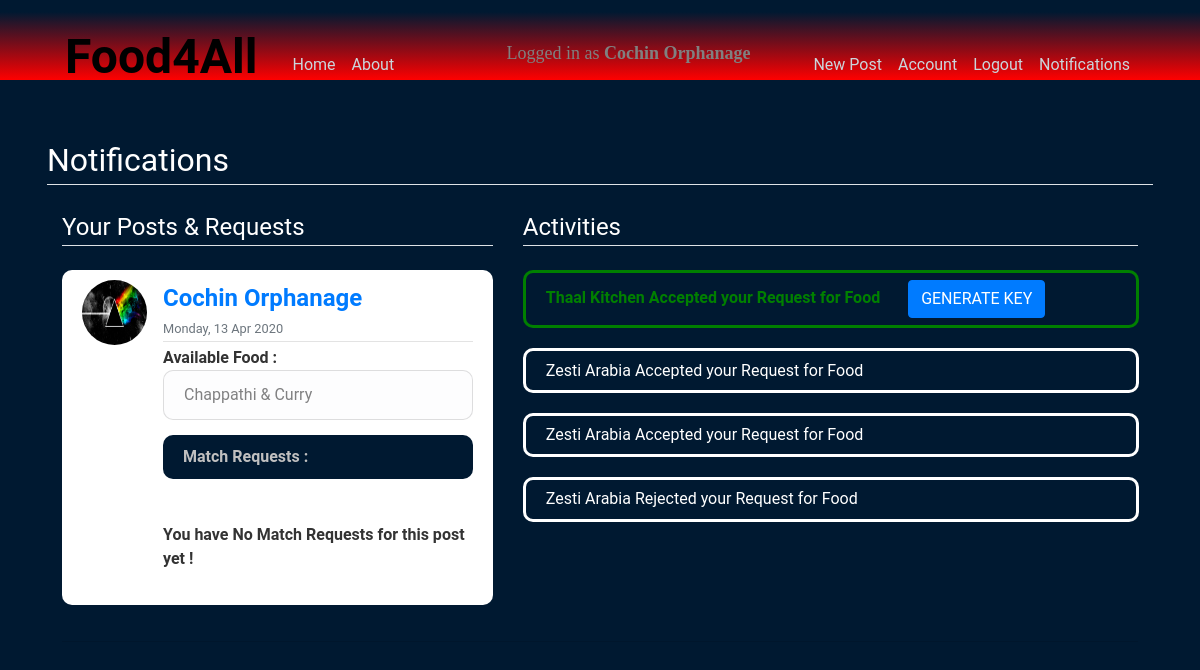
/requests (signed in), run on the app's committed database.
### flaskblog/models.py (models this page shows, shortened)
class User(db.Model, UserMixin):
    id = db.Column(db.Integer, primary_key=True)
    username = db.Column(db.String(20), unique=True, nullable=False)
    usertype = db.Column(db.String(20),nullable=False)
    location = db.Column(db.String(20), nullable=False)
    email = db.Column(db.String(120), unique=True, nullable=False)
    image_file = db.Column(db.String(20), nullable=False, default='default.jpg')
    password = db.Column(db.String(60), nullable=False)
    accept_flag = db.Column(db.Boolean,default=False)
    decline_flag = db.Column(db.Boolean,default=False)
    RequestIN_flag = db.Column(db.Integer,default=0)
    RequestOUT_flag = db.Column(db.Integer,default=0)
    RequestCheythaAldeID = db.Column(db.Integer,default=-1)
    RequestThannaAldeID= db.Column(db.Integer,default=-1)
    key=db.Column(db.Integer)
    key_flag=db.Column(db.Boolean,default=False)
    KeyThannaAal= db.Column(db.String(20))
    posts = db.relationship('Post', backref='author', lazy=True)
    notifications = db.relationship('Notification', backref='owner', lazy=True)

class Post(db.Model):
    id = db.Column(db.Integer, primary_key=True)
    date_posted = db.Column(db.DateTime, nullable=False, default=datetime.utcnow)
    food = db.Column(db.String(30), nullable=False)
    matchrequest = db.Column(db.Boolean, default=False)
    requestpartner = db.Column(db.String(20),default="000")
    requestpartnerid = db.Column(db.Integer,default=-1)
    findrequest_flag = db.Column(db.Boolean, default=False)
    findrequestpostid = db.Column(db.Integer,default=-1)
    user_id = db.Column(db.Integer, db.ForeignKey('user.id'), nullable=False)

class Notification(db.Model):
    id = db.Column(db.Integer, primary_key=True)
    date_posted = db.Column(db.DateTime, nullable=False, default=datetime.utcnow)
    PartnerName=db.Column(db.String(25),nullable=False)
    status=db.Column(db.String(10),nullable=False)
    new_flag=db.Column(db.Boolean,default=True)
    generatekey_flag=db.Column(db.Boolean,default=True)
    PartnerId=db.Column(db.Integer)
    user_id = db.Column(db.Integer, db.ForeignKey('user.id'), nullable=False)

### flaskblog/routes.py (the view)
@app.route("/requests")
@login_required
def requests():
    posts = Post.query.order_by(Post.date_posted.desc()).paginate(per_page=100)
    page=request.args.get('page',1,type=int)
    notifications = Notification.query.order_by(Notification.date_posted.desc()).paginate(per_page=300)
    return render_template('requests.html',posts=posts,notifications=notifications)

### flaskblog/models.py (called while the page is built)
@login_manager.user_loader
def load_user(user_id):
    return User.query.get(int(user_id))

### flaskblog/templates/requests.html (shortened to what this page needs)
{% extends "layout.html" %}
{% block content %}
<div class="row">
	<legend style="color: white;font-size: 2rem" class="border-bottom mb-4">Notifications</legend>
  <div class="col-md-5">
  <legend style="color: white;font-size: 1.5rem" class="border-bottom mb-4">Your Posts & Requests</legend>
  {% for post in posts.items %}
    {% if post.user_id==current_user.id %}
  <div class="media content-section">
    <img class="rounded-circle article-img" src="{{ url_for('static', filename='profile_pics/' + post.author.image_file) }}">
    <div class="media-body">
      <div class="article-metadata">
        <b><a style="font-size: 1.5rem" class="mr-2" href="#">{{ post.author.username }}</a><br></b>
        <small class="text-muted">{{ post.date_posted.strftime('%A,  %d %b %Y') }}</small>
      </div>
      <b><a class="article-title" >Available Food :</a></b>
            <p class="article-content list-group">
                <li class="list-group-item list-group-item-light">{{ post.food }}</li>
            </p>
    <content style="background-color: #001931;" class="media content-section">
    	    <b><a style="color: silver" class="article-title" >Match Requests :</a></b>&nbsp;&nbsp;&nbsp;&nbsp;&nbsp;&nbsp;&nbsp;&nbsp;&nbsp;
    </content>
    {% if post.matchrequest==True %}
    <a class="article-content">
    	<b>Do you wish to confirm match request?</b>
    </a>
    <div>
    				{% if post.findrequest_flag == False %}
      <a href="{{url_for('confirm_requests',post_id=post.id,partner_id=current_user.RequestThannaAldeID)}}"><button class="btn btn-success" type="button" >Confirm</button></a>
      				{% else %}
       <a href="{{url_for('confirm_findrequests',post_id=post.id,partner_id=current_user.RequestThannaAldeID,findpost_id=post.findrequestpostid)}}"><button class="btn btn-success" type="button" >Confirm</button></a>
       				{% endif %}
      <a href="{{url_for('decline_requests',post_id=post.id,partner_id=current_user.RequestThannaAldeID)}}"><button class="btn btn-danger" type="button">Decline</button></a>
    </div>
    {%else%}
      <div class="article-content">
    	<b>You have No Match Requests for this post yet !</b><br>
      </div>
    {%endif%}
   </div>
  </div>
    {% endif %}
  {% endfor %}
  </div>
<div class="col-md-7">
 <legend style="color: white;font-size: 1.5rem" class="border-bottom mb-4">Activities</legend>
 {% for notification in notifications.items %}
  {% if notification.owner.id==current_user.id %}
  	{% if notification.new_flag==True %}
  		{% if current_user.usertype=="Consumer" %}
  			{% if notification.status=="Rejected" %}
  				<a><li style="border-color: red;border-width:3px; color: red; border-radius: 10px; background-color: #001931; width: 38.5rem;margin-bottom: 1.25rem;padding-bottom : .45rem;padding-top : .45rem; font-weight: bold;" class="list-group-item list-group-item-dark"
          		 >{{notification.PartnerName}} {{notification.status}} your Request for Food  </li></a>
          	{% else %}
          		<a><li style="border-color: green;border-width:3px; color: green; border-radius: 10px; background-color: #001931; width: 38.5rem;margin-bottom: 1.25rem;padding-bottom : .45rem;padding-top : .45rem; font-weight: bold;"  class="list-group-item list-group-item-dark"
          		 >{{notification.PartnerName}} {{notification.status}} your Request for Food &nbsp;&nbsp;&nbsp;&nbsp;&nbsp; </a>
          		           {% if notification.generatekey_flag==True %}
          		<a href="{{url_for('generatekey',not_id=notification.id,partner_id=notification.PartnerId)}}"><button class="btn btn-primary" type="button" >GENERATE KEY</button></a>
          		           {%endif%}</li>
          	{% endif %}
        {% endif %}
    {% else %}
    	{% if current_user.usertype=="Consumer" %}
    	  {% if notification.status=="Accepted" %}
    		<a><li style="border-color: white;border-width:3px; color: white; border-radius: 10px; background-color: #001931; width: 38.5rem;margin-bottom: 1.25rem;padding-bottom : .45rem;padding-top : .45rem;" onMouseOver="this.style.borderColor='green',this.style.color='green'" onMouseOut="this.style.borderColor='white',this.style.color='white'" class="list-group-item list-group-item-dark"
    		>{{notification.PartnerName}} {{notification.status}} your Request for Food  </li></a>
    	  {% else %}
    	    <a><li style="border-color: white;border-width:3px; color: white; border-radius: 10px; background-color: #001931; width: 38.5rem;margin-bottom: 1.25rem;padding-bottom : .45rem;padding-top : .45rem;" onMouseOver="this.style.borderColor='red',this.style.color='red'" onMouseOut="this.style.borderColor='white',this.style.color='white'" class="list-group-item list-group-item-dark"
    		>{{notification.PartnerName}} {{notification.status}} your Request for Food  </li></a>
    	  {%endif%}
    	{% endif %}
    {%endif%}
  {%endif%}
 {%endfor%}
</div>
 </div>
 <hr>
{% endblock content %}

### flaskblog/templates/layout.html (shortened to what this page needs)
<!DOCTYPE html>
<html>
<head>
    <link rel="stylesheet" href="https://maxcdn.bootstrapcdn.com/bootstrap/4.0.0/css/bootstrap.min.css">
    <link rel="stylesheet" type="text/css" href="{{ url_for('static', filename='style.css') }}">
</head>
<body style="background-color: #001931;">
    <header class="site-header">
      <nav class="navbar navbar-expand-sm navbar-dark bg-steel fixed-top " style="padding: 1rem;">
        <div class="container">
          <b><a style="color: black;margin-bottom: 1rem;" class="navbar-brand mr-4" href="/"><font size="7">Food4All</a></b></font>
          <div class="collapse navbar-collapse" id="navbarToggle">
            <div class="navbar-nav mr-auto">
              {% if current_user.is_authenticated %}
              <a class="nav-item nav-link" href="{{ url_for('home2') }}">Home</a>
              {% else %}
              <a class="nav-item nav-link" href="{{ url_for('home') }}">Home</a>
              {% endif %}
              <a class="nav-item nav-link" href="{{ url_for('about') }}">About</a>
            </div>
            <div class="navbar-nav">
              {% if current_user.is_authenticated %}
                <a class="navbar-brand mr-8" style="color:grey;text-align: right;" href="{{ url_for('home2') }}"><font font face="Century Gothic" size="4">Logged in as <b>{{current_user.username}}&nbsp;&nbsp;&nbsp;&nbsp;&nbsp;&nbsp;&nbsp;&nbsp;</b></a></font>
                <a class="nav-item nav-link" href="{{ url_for('new_post') }}">New Post</a>
                <a class="nav-item nav-link" href="{{ url_for('account') }}">Account</a>
                <a class="nav-item nav-link" href="{{ url_for('logout') }}">Logout</a>
                <a class="nav-item nav-link" href="{{ url_for('requests') }}">Notifications</a>
              {% else %}
                <a class="nav-item nav-link" href="{{ url_for('login') }}">Login</a>
                <a class="nav-item nav-link" href="{{ url_for('register') }}">Register</a>
                <a class="nav-item nav-link" href="{{ url_for('history') }}">History</a>
              {% endif %}
            </div>
          </div>
        </div>
      </nav>
    </header>
    <main role="main" class="container">
      <div class="row">
        <div class="col-md-12">
            <br>
        </div>
      </div>
      {% block content %}{% endblock %}
    </main>
</body>
</html>

### flaskblog/static/style.css (style rules this page uses)
* { margin: 0; box-sizing: border-box; }
body { background: #001931; color: #750000; margin-top: 5rem; font-family: "Roboto", sans-serif; }
.navbar { height: 80px; }
.navbar-brand { padding: 3px; height: 15px; line-height: 8px; }
.container { margin-top: 50px; padding: 32px; }
body { background: #fafafa; color: #333333; margin-top: 5rem; }
.bg-steel { background: linear-gradient(to bottom, #001931 15%, #ff0000 100%); }
.site-header .navbar-nav .nav-link { color: #cbd5db; }
.content-section { background-color: white; padding: 10px 20px; margin-bottom: 20px; border-radius: 10px; }
.article-content { white-space: pre-line; }
.article-img { height: 65px; width: 65px; margin-right: 16px; }
.article-metadata { padding-bottom: 1px; margin-bottom: 4px; border-bottom: 1px solid #e3e3e3 }
.list-group-item { border-radius: 10px; }

### data on the page
User: username "Cochin Orphanage"
Post: image_file (placeholder picture), author.username "Cochin Orphanage", date_posted "Monday, 13 Apr 2020", food "Chappathi & Curry", shows "You have No Match Requests for this post yet !"
Notification: PartnerName "Thaal Kitchen", status "Accepted"
Notification: PartnerName "Zesti Arabia", status "Accepted"
Notification: PartnerName "Zesti Arabia", status "Accepted"
Notification: PartnerName "Zesti Arabia", status "Rejected"
